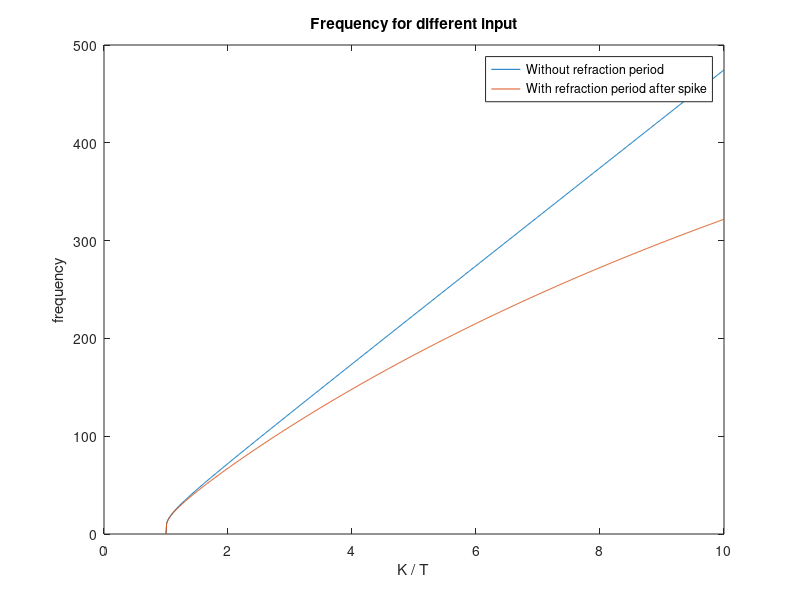

The MATLAB source for this figure:
T=1
K=[T:0.01:10*T]
a=50
t_0=0.001 % 1/t_0 avgjør kva frekvens neuronet vil gå mot. 
% Trur t_0 er "absolute refratory period"

f_medRefraction = (-a) ./ (log((K-T)./K)-a*t_0);
f_utenRefraction= (-a) ./ (log((K-T)./K))


plot( K, f_utenRefraction,  K, f_medRefraction);
legend( 'Without refraction period', 'With refraction period after spike');

xlabel('K / T')
ylabel('frequency')
title('Frequency for different input')
%print -dpsc2 'ut.ps'

